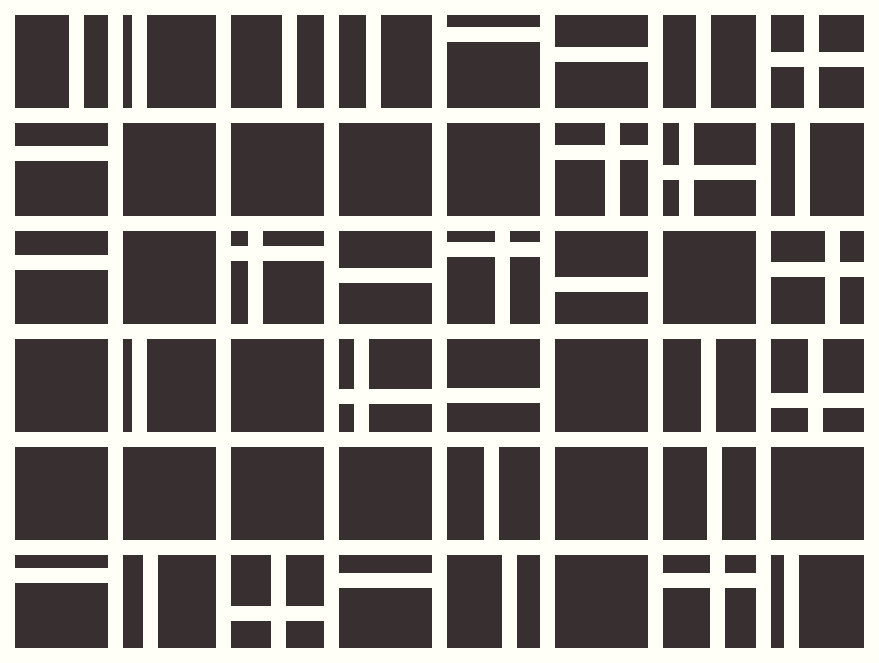
Frame 1 (no input)
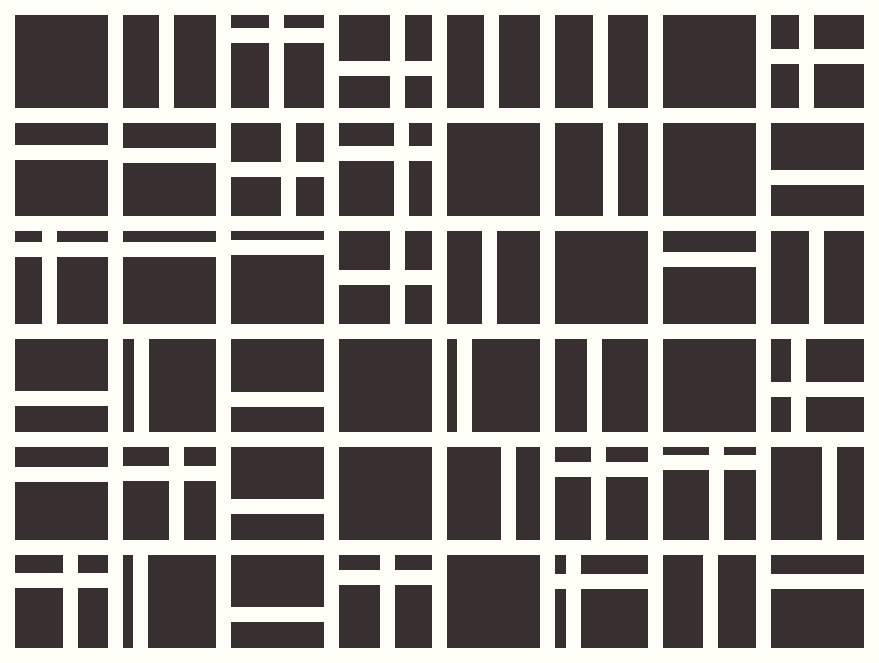
Frame 2 (the mouse pressed at the canvas centre, redrawn once)

The Processing sketch that drew these frames (run headless with seeded random() and noise(); the mouse was pressed at the canvas centre and the sketch redrawn once):

// Processing sketch: processing_113054
// ── processing_113054.pde

/*
float w_in = 12;
float h_in = 9;
float dpi = 72;


int w = int(w_in * dpi);
int h = int(h_in * dpi);

float tile_size_in = 1.5;
float tot_tiles_w = w_in / tile_size_in;
float tot_tiles_h = h_in / tile_size_in;
int tile_size = int(tile_size_in * dpi);
int strokew = int(tile_size_in/7 * dpi);

color light = #FFFFF8;
color dark = #383030;
*/

void setup() {
  size(879, 663);//(w+strokew, h+strokew);
  noLoop();
  noSmooth();
}

void draw() {
color light = #FFFFF8;
color dark = #383030;
  background(light);
  
  float tot_tiles_w = 12 / 1.5;
  float tot_tiles_h = 9 / 1.5;
  int tile_size = int(1.5 * 72);
  
  for (int i = 0; i < tot_tiles_w; i++) {
    for (int j = 0; j < tot_tiles_h; j++) {
      int is_vert = int(random(0, 2));
      int is_hor = int(random(0, 2));
      int x = tile_size * i;
      int y = tile_size * j;
      draw_tile(x, y, is_vert, is_hor);
    }
  }
}

void draw_tile(int x, int y, int is_vert, int is_hor) {
int strokew = 15;
color light = #FFFFF8;
color dark = #383030;
int tile_size = int(1.5 * 72);
  noStroke();
  fill(dark);
  rect(x+strokew, y+strokew, tile_size-strokew, tile_size-strokew);
  stroke(light);
  strokeWeight(strokew);
  strokeCap(SQUARE);
  if (is_hor == 1) {
    float bary = random(0, 1.01) * (tile_size-4*strokew);
    float liney = y + 2*strokew + bary;
    line(x, liney, x+tile_size, liney);
  }
  if (is_vert == 1) {
    float barx = random(0, 1.01) * (tile_size-4*strokew);
    float linex = x + 2*strokew + barx;
    line(linex, y, linex, y+tile_size);
  }
}
